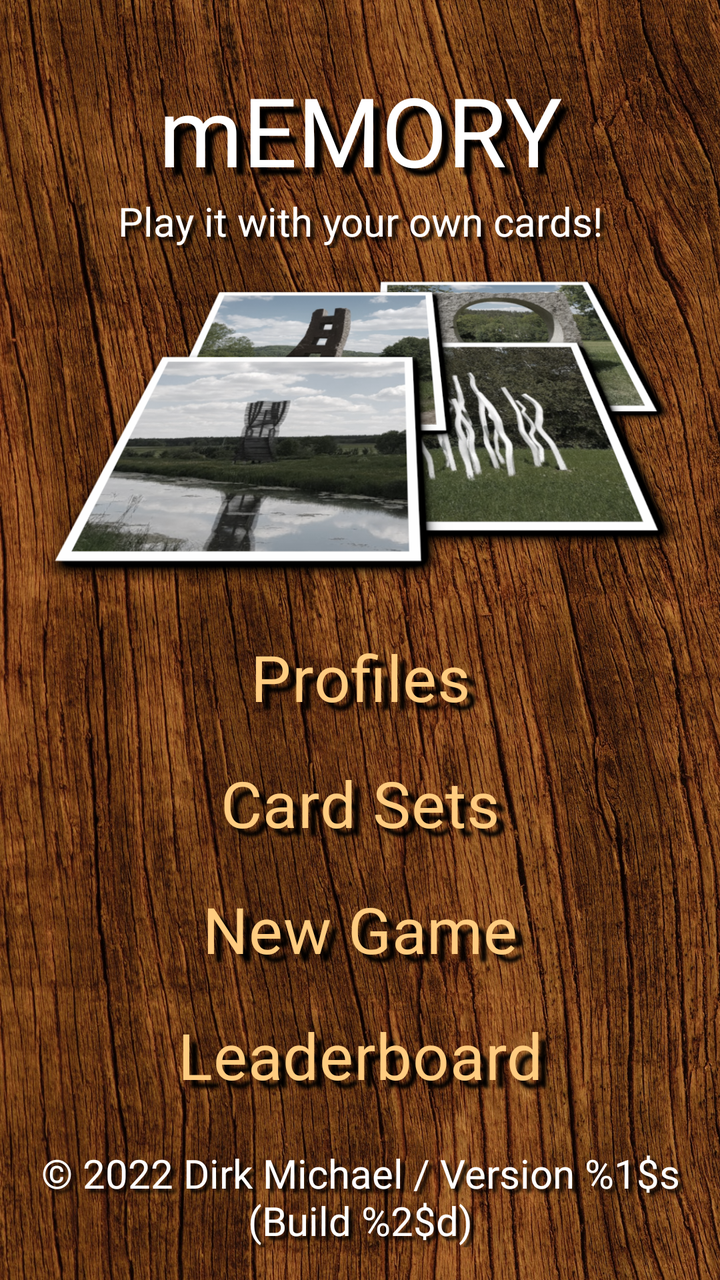
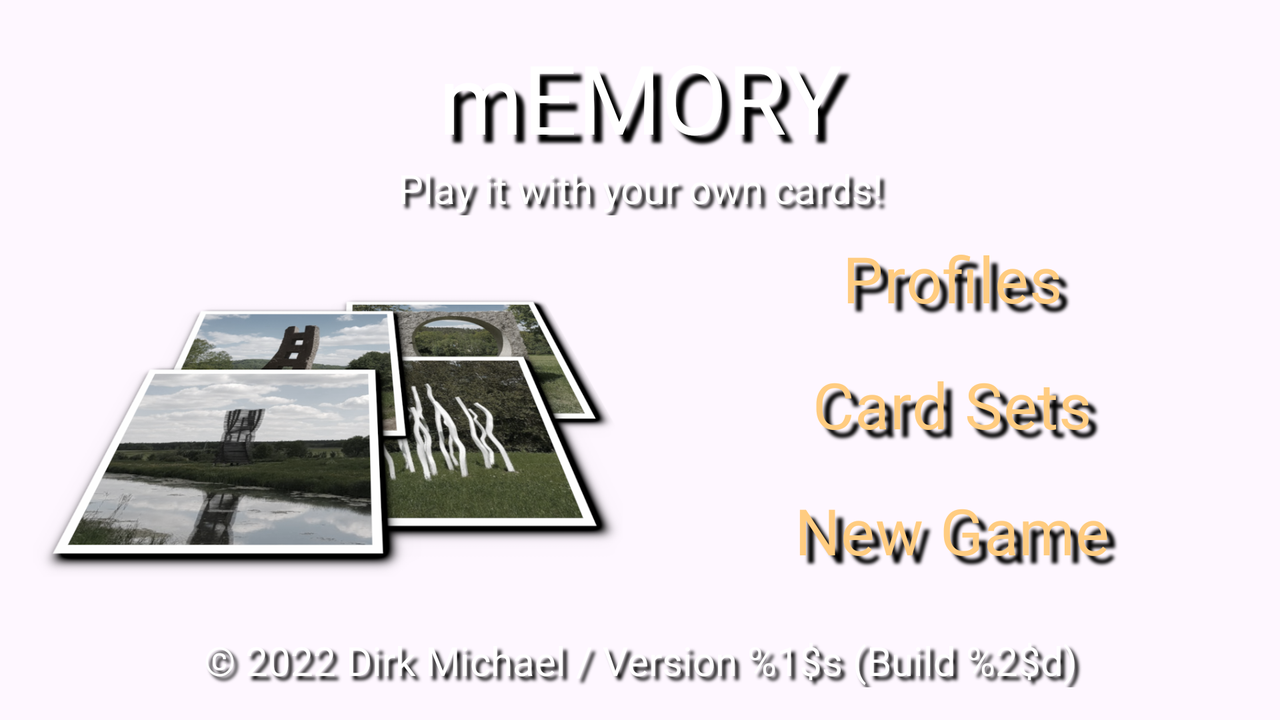

Two renders of one Android screen. The first uses the default layout on a phone; the second uses the alternative layout the repository ships for a different screen configuration, on a matching device. The two XML files are below.
<!-- AndroidManifest.xml: application theme Theme.MemoryPlus -->
<!-- res/layout/activity_main_menu.xml -->
<?xml version="1.0" encoding="utf-8"?>
<androidx.constraintlayout.widget.ConstraintLayout xmlns:android="http://schemas.android.com/apk/res/android"
    xmlns:app="http://schemas.android.com/apk/res-auto"
    xmlns:tools="http://schemas.android.com/tools"
    style="@style/ActivityStyle"
    android:layout_width="match_parent"
    android:layout_height="match_parent"
    tools:context=".MainMenuActivity">

    
    <TextView
        android:id="@+id/main_menu_title"
        style="@style/TitleStyle"
        android:layout_width="match_parent"
        android:layout_height="wrap_content"
        android:layout_marginTop="@dimen/gap_normal"
        android:text="@string/main_menu_title"
        app:layout_constraintTop_toTopOf="parent" />

    
    <TextView
        android:id="@+id/main_menu_sub_title"
        style="@style/TextStyle"
        android:layout_width="match_parent"
        android:layout_height="wrap_content"
        android:text="@string/main_menu_sub_title"
        android:textAlignment="center"
        app:layout_constraintTop_toBottomOf="@id/main_menu_title" />

    
    <ImageView
        android:id="@+id/main_menu_title_image"
        android:layout_width="match_parent"
        android:layout_height="wrap_content"
        android:adjustViewBounds="true"
        android:contentDescription="@string/desc_image_title"
        android:src="@drawable/image_title"
        app:layout_constraintTop_toBottomOf="@id/main_menu_sub_title" />

    
    <LinearLayout
        android:id="@+id/main_menu_panel_button"
        android:layout_width="match_parent"
        android:layout_height="0dp"
        android:gravity="center"
        android:orientation="vertical"
        app:layout_constraintBottom_toTopOf="@id/main_menu_copyright_and_version"
        app:layout_constraintTop_toBottomOf="@id/main_menu_title_image">

        
        <Button
            android:id="@+id/main_menu_button_profiles"
            style="@style/ButtonStyle"
            android:layout_width="match_parent"
            android:layout_height="wrap_content"
            android:text="@string/main_menu_button_profiles" />

        
        <Button
            android:id="@+id/main_menu_button_card_sets"
            style="@style/ButtonStyle"
            android:layout_width="match_parent"
            android:layout_height="wrap_content"
            android:text="@string/main_menu_button_card_sets" />

        
        <Button
            android:id="@+id/main_menu_button_new_game"
            style="@style/ButtonStyle"
            android:layout_width="match_parent"
            android:layout_height="wrap_content"
            android:text="@string/main_menu_button_new_game" />

        
        <Button
            android:id="@+id/main_menu_button_leaderboard"
            style="@style/ButtonStyle"
            android:layout_width="match_parent"
            android:layout_height="wrap_content"
            android:text="@string/main_menu_button_leaderboard" />

    </LinearLayout>

    
    <TextView
        android:id="@+id/main_menu_copyright_and_version"
        style="@style/TextStyle"
        android:layout_width="match_parent"
        android:layout_height="wrap_content"
        android:text="@string/main_menu_copyright_and_version"
        android:textAlignment="center"
        app:layout_constraintBottom_toBottomOf="parent" />

</androidx.constraintlayout.widget.ConstraintLayout>
<!-- resources referenced by this layout -->
<resources>
  <dimen name="gap_normal">8pt</dimen>
  <!-- drawable image_title: png bitmap (drawable, 434100 bytes) -->
  <string name="desc_image_title">Title Image</string>
  <string name="main_menu_button_card_sets">Card Sets</string>
  <string name="main_menu_button_leaderboard">Leaderboard</string>
  <string name="main_menu_button_new_game">New Game</string>
  <string name="main_menu_button_profiles">Profiles</string>
  <string name="main_menu_copyright_and_version" translatable="false">\u00a9 2022 Dirk Michael / Version %1$s (Build %2$d)</string>
  <string name="main_menu_sub_title">Play it with your own cards!</string>
  <string name="main_menu_title" translatable="false">mEMORY</string>
  <style name="ActivityStyle">
          <item name="android:background">@drawable/activity_background</item>
          <item name="android:padding">@dimen/gap_normal</item>
      </style>
  <style name="ButtonStyle">
          <item name="android:background">@android:color/transparent</item>
          <item name="android:fontFamily">@font/item</item>
          <item name="android:textSize">@dimen/font_size_button</item>
          <item name="android:textColor">@color/selector_button</item>
          <item name="android:shadowColor">@color/text_shadow</item>
          <item name="android:shadowDx">@integer/shadow_offset_big</item>
          <item name="android:shadowDy">@integer/shadow_offset_big</item>
          <item name="android:shadowRadius">@integer/shadow_radius</item>
      </style>
  <style name="TextStyle">
          <item name="android:fontFamily">@font/normal</item>
          <item name="android:textColor">@color/text</item>
          <item name="android:textSize">@dimen/font_size_text</item>
          <item name="android:shadowColor">@color/text_shadow</item>
          <item name="android:shadowDx">@integer/shadow_offset</item>
          <item name="android:shadowDy">@integer/shadow_offset</item>
          <item name="android:shadowRadius">@integer/shadow_radius</item>
      </style>
  <style name="TitleStyle">
          <item name="android:fontFamily">@font/title</item>
          <item name="android:textColor">@color/title</item>
          <item name="android:textSize">@dimen/font_size_title</item>
          <item name="android:textAlignment">center</item>
          <item name="android:shadowColor">@color/text_shadow</item>
          <item name="android:shadowDx">@integer/shadow_offset_big</item>
          <item name="android:shadowDy">@integer/shadow_offset_big</item>
          <item name="android:shadowRadius">@integer/shadow_radius</item>
      </style>
  <style name="Theme.MemoryPlus" parent="Theme.Material3.DayNight.NoActionBar">
          
          <item name="colorPrimary">@color/primary</item>
          <item name="colorPrimaryDark">@color/primary_dark</item>
          <item name="colorAccent">@color/accent</item>
          
          <item name="android:windowNoTitle">true</item>
          <item name="android:windowActionBar">false</item>
          <item name="android:windowFullscreen">true</item>
          <item name="android:windowContentOverlay">@null</item>
          <item name="android:windowLayoutInDisplayCutoutMode">shortEdges</item>
          
          <item name="checkboxStyle">@style/CheckBoxStyle</item>
      </style>
  <dimen name="font_size_button">32sp</dimen>
  <color name="text_shadow">#FF000000</color>
  <color name="text">#FFFFFFFF</color>
  <dimen name="font_size_text">20sp</dimen>
  <color name="title">@color/text</color>
  <dimen name="font_size_title">48sp</dimen>
  <color name="primary">#FFFFCC80</color>
  <color name="primary_dark">#FF806640</color>
  <color name="accent">#FF80DEEA</color>
  <style name="CheckBoxStyle" parent="Widget.Material3.CompoundButton.CheckBox">
          <item name="materialThemeOverlay">@style/ThemeOverlay.Checkbox</item>
      </style>
  <style name="ThemeOverlay.Checkbox" parent="">
          <item name="colorPrimary">@color/primary</item>
          <item name="colorOnSurface">@color/primary</item>
      </style>
</resources>
<!-- res/layout-land/activity_main_menu.xml (the repository's variant of the layout above) -->
<!-- drawn on the phone turned sideways -->
<?xml version="1.0" encoding="utf-8"?>
<androidx.constraintlayout.widget.ConstraintLayout xmlns:android="http://schemas.android.com/apk/res/android"
    xmlns:app="http://schemas.android.com/apk/res-auto"
    xmlns:tools="http://schemas.android.com/tools"
    style="@style/ActivityStyle"
    android:layout_width="match_parent"
    android:layout_height="match_parent"
    tools:context=".MainMenuActivity">

    
    <TextView
        android:id="@+id/main_menu_title"
        style="@style/TitleStyle"
        android:layout_width="match_parent"
        android:layout_height="wrap_content"
        android:text="@string/main_menu_title"
        app:layout_constraintTop_toTopOf="parent" />

    
    <TextView
        android:id="@+id/main_menu_sub_title"
        style="@style/TextStyle"
        android:layout_width="match_parent"
        android:layout_height="wrap_content"
        android:text="@string/main_menu_sub_title"
        android:textAlignment="center"
        app:layout_constraintTop_toBottomOf="@id/main_menu_title" />

    
    <LinearLayout
        android:id="@+id/main_menu_panel_left"
        android:layout_width="0dp"
        android:layout_height="0dp"
        android:layout_marginEnd="@dimen/gap_small"
        android:gravity="center"
        android:orientation="vertical"
        app:layout_constraintBottom_toTopOf="@id/main_menu_copyright_and_version"
        app:layout_constraintLeft_toLeftOf="parent"
        app:layout_constraintRight_toLeftOf="@id/main_menu_panel_right"
        app:layout_constraintTop_toBottomOf="@id/main_menu_sub_title">

        
        <ImageView
            android:id="@+id/main_menu_title_image"
            android:layout_width="match_parent"
            android:layout_height="wrap_content"
            android:adjustViewBounds="true"
            android:contentDescription="@string/desc_image_title"
            android:src="@drawable/image_title"
            app:layout_constraintTop_toBottomOf="@id/main_menu_sub_title" />

    </LinearLayout>

    
    <LinearLayout
        android:id="@+id/main_menu_panel_right"
        android:layout_width="0dp"
        android:layout_height="0dp"
        android:layout_marginStart="@dimen/gap_small"
        android:gravity="center"
        android:orientation="vertical"
        app:layout_constraintBottom_toTopOf="@id/main_menu_copyright_and_version"
        app:layout_constraintLeft_toRightOf="@id/main_menu_panel_left"
        app:layout_constraintRight_toRightOf="parent"
        app:layout_constraintTop_toBottomOf="@id/main_menu_sub_title">

        
        <Button
            android:id="@+id/main_menu_button_profiles"
            style="@style/ButtonStyle"
            android:layout_width="match_parent"
            android:layout_height="wrap_content"
            android:text="@string/main_menu_button_profiles" />

        
        <Button
            android:id="@+id/main_menu_button_card_sets"
            style="@style/ButtonStyle"
            android:layout_width="match_parent"
            android:layout_height="wrap_content"
            android:text="@string/main_menu_button_card_sets" />

        
        <Button
            android:id="@+id/main_menu_button_new_game"
            style="@style/ButtonStyle"
            android:layout_width="match_parent"
            android:layout_height="wrap_content"
            android:text="@string/main_menu_button_new_game" />

        
        <Button
            android:id="@+id/main_menu_button_leaderboard"
            style="@style/ButtonStyle"
            android:layout_width="match_parent"
            android:layout_height="wrap_content"
            android:text="@string/main_menu_button_leaderboard" />

    </LinearLayout>

    
    <TextView
        android:id="@+id/main_menu_copyright_and_version"
        style="@style/TextStyle"
        android:layout_width="match_parent"
        android:layout_height="wrap_content"
        android:text="@string/main_menu_copyright_and_version"
        android:textAlignment="center"
        app:layout_constraintBottom_toBottomOf="parent" />

</androidx.constraintlayout.widget.ConstraintLayout>
<!-- resources referenced by the variant -->
<!-- as the phone turned sideways resolves them -->
<resources>
  <dimen name="gap_small">4pt</dimen>
  <!-- drawable image_title: png bitmap (drawable, 434100 bytes) -->
  <string name="desc_image_title">Title Image</string>
  <string name="main_menu_button_card_sets">Card Sets</string>
  <string name="main_menu_button_leaderboard">Leaderboard</string>
  <string name="main_menu_button_new_game">New Game</string>
  <string name="main_menu_button_profiles">Profiles</string>
  <string name="main_menu_copyright_and_version" translatable="false">\u00a9 2022 Dirk Michael / Version %1$s (Build %2$d)</string>
  <string name="main_menu_sub_title">Play it with your own cards!</string>
  <string name="main_menu_title" translatable="false">mEMORY</string>
  <style name="ActivityStyle">
          <item name="android:background">@drawable/activity_background</item>
          <item name="android:padding">@dimen/gap_normal</item>
      </style>
  <style name="ButtonStyle">
          <item name="android:background">@android:color/transparent</item>
          <item name="android:fontFamily">@font/item</item>
          <item name="android:textSize">@dimen/font_size_button</item>
          <item name="android:textColor">@color/selector_button</item>
          <item name="android:shadowColor">@color/text_shadow</item>
          <item name="android:shadowDx">@integer/shadow_offset_big</item>
          <item name="android:shadowDy">@integer/shadow_offset_big</item>
          <item name="android:shadowRadius">@integer/shadow_radius</item>
      </style>
  <style name="TextStyle">
          <item name="android:fontFamily">@font/normal</item>
          <item name="android:textColor">@color/text</item>
          <item name="android:textSize">@dimen/font_size_text</item>
          <item name="android:shadowColor">@color/text_shadow</item>
          <item name="android:shadowDx">@integer/shadow_offset</item>
          <item name="android:shadowDy">@integer/shadow_offset</item>
          <item name="android:shadowRadius">@integer/shadow_radius</item>
      </style>
  <style name="TitleStyle">
          <item name="android:fontFamily">@font/title</item>
          <item name="android:textColor">@color/title</item>
          <item name="android:textSize">@dimen/font_size_title</item>
          <item name="android:textAlignment">center</item>
          <item name="android:shadowColor">@color/text_shadow</item>
          <item name="android:shadowDx">@integer/shadow_offset_big</item>
          <item name="android:shadowDy">@integer/shadow_offset_big</item>
          <item name="android:shadowRadius">@integer/shadow_radius</item>
      </style>
  <style name="Theme.MemoryPlus" parent="Theme.Material3.DayNight.NoActionBar">
          
          <item name="colorPrimary">@color/primary</item>
          <item name="colorPrimaryDark">@color/primary_dark</item>
          <item name="colorAccent">@color/accent</item>
          
          <item name="android:windowNoTitle">true</item>
          <item name="android:windowActionBar">false</item>
          <item name="android:windowFullscreen">true</item>
          <item name="android:windowContentOverlay">@null</item>
          <item name="android:windowLayoutInDisplayCutoutMode">shortEdges</item>
          
          <item name="checkboxStyle">@style/CheckBoxStyle</item>
      </style>
  <dimen name="gap_normal">8pt</dimen>
  <dimen name="font_size_button">32sp</dimen>
  <color name="text_shadow">#FF000000</color>
  <color name="text">#FFFFFFFF</color>
  <dimen name="font_size_text">20sp</dimen>
  <color name="title">@color/text</color>
  <dimen name="font_size_title">48sp</dimen>
  <color name="primary">#FFFFCC80</color>
  <color name="primary_dark">#FF806640</color>
  <color name="accent">#FF80DEEA</color>
  <style name="CheckBoxStyle" parent="Widget.Material3.CompoundButton.CheckBox">
          <item name="materialThemeOverlay">@style/ThemeOverlay.Checkbox</item>
      </style>
  <style name="ThemeOverlay.Checkbox" parent="">
          <item name="colorPrimary">@color/primary</item>
          <item name="colorOnSurface">@color/primary</item>
      </style>
</resources>
